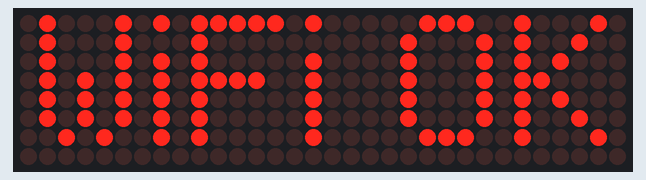
This program was run on a simulated ESP32. Shown: 32×8 LED matrix. WiFi joins after 1.5 s; servers stay silent unless stated; network time is answered at once with the bench clock; the local clock reads 2024-03-15 10:24:30 at power-on unless the program sets it; what the program prints to the serial monitor is not drawn.

Above: at 1.6 s.
At 2.6 s:
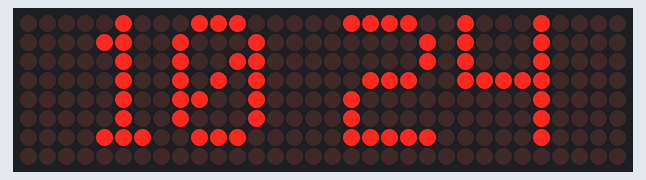
At 19.6 s:
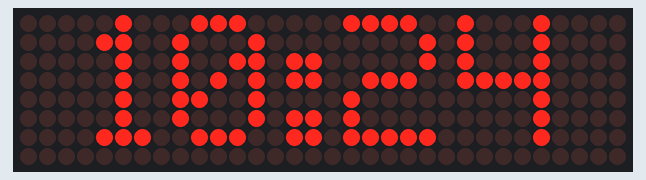
At 30.6 s:
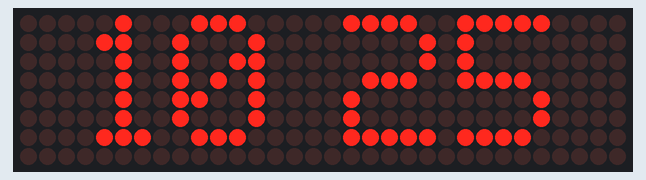
At 37.6 s:
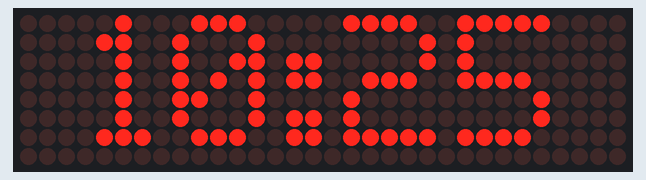

Measured:
- what the display in image 0 shows lasts 1.0 s, from 1.5 s to 2.5 s

The program:

main.cpp
```cpp
#include <WiFi.h>
#include <WiFiUdp.h>
#include <NTPClient.h>
#include <MD_Parola.h>
#include <MD_MAX72xx.h>
#include <SPI.h>

// LED Matrix config
#define HARDWARE_TYPE MD_MAX72XX::FC16_HW
#define MAX_DEVICES 4
#define CS_PIN 5

MD_Parola display = MD_Parola(HARDWARE_TYPE, CS_PIN, MAX_DEVICES);

// Wi-Fi config
const char* ssid = "765KV";
const char* password = "transistor";

// NTP client for IST (UTC+5:30 = 19800 seconds)
WiFiUDP ntpUDP;
NTPClient timeClient(ntpUDP, "pool.ntp.org", 19800, 60000); // Using direct IP

// Blinking colon variables
bool showColon = true;
unsigned long previousMillis = 0;
const long blinkInterval = 1000;

void setup() {
  Serial.begin(115200);
  display.begin();
  display.setIntensity(1);
  display.displayClear();

  WiFi.begin(ssid, password);
  Serial.print("Connecting to Wi-Fi");

  // Setup initial scroll
  display.displayScroll("Connecting to WiFi", PA_CENTER, PA_SCROLL_LEFT, 50);

  // Loop until connected
  while (WiFi.status() != WL_CONNECTED) {
    if (display.displayAnimate()) {
      // Restart scrolling when finished
      display.displayScroll("Connecting to WiFi", PA_CENTER, PA_SCROLL_LEFT, 50);
    }
    delay(10);
  }

  Serial.println("\nWiFi connected");
  display.displayClear();
  display.print("WiFi OK");
  delay(1000);

  timeClient.begin();
  display.displayClear();
}

void loop() {
  timeClient.update();

  // Blink colon every second
  unsigned long currentMillis = millis();
  if (currentMillis - previousMillis >= blinkInterval) {
    previousMillis = currentMillis;
    showColon = !showColon;
  }

  // Format and display time
  String timeStr = timeClient.getFormattedTime();  // Format: HH:MM:SS
  String hours = timeStr.substring(0, 2);
  String minutes = timeStr.substring(3, 5);
  String colon = showColon ? ":" : " ";
  String displayStr = hours + colon + minutes;


  display.setTextAlignment(PA_CENTER);
  display.print(displayStr);

  delay(200); // Refresh rate

}
```
